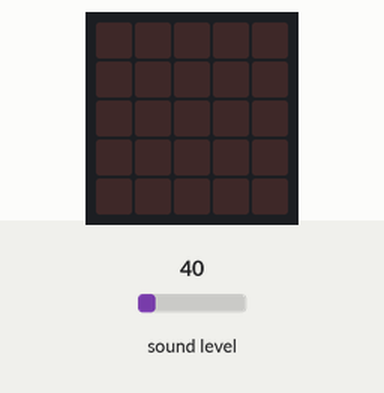
A program run on a simulated BBC micro:bit running MicroPython. On the bench: the board's 5×5 LED display. The test bench sets the inputs (shaded band); at power-on: sound level 40.

Above: at 1.4 s.
1.5 s: sound level set to 64
At 2.6 s:
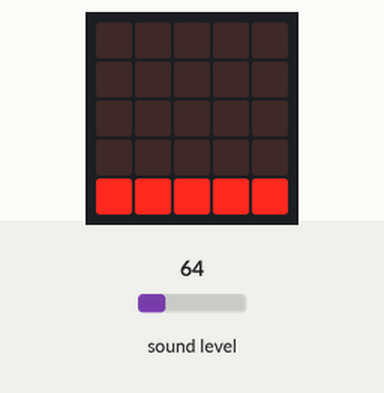
3.0 s: sound level set to 5
At 3.7 s:
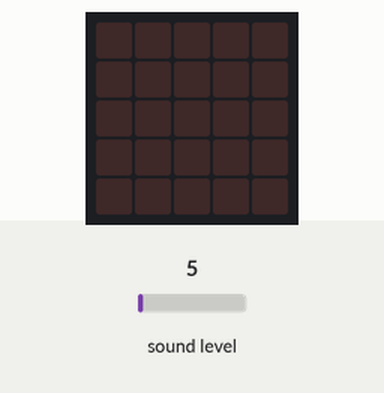
4.5 s: sound level set to 128
At 4.9 s:
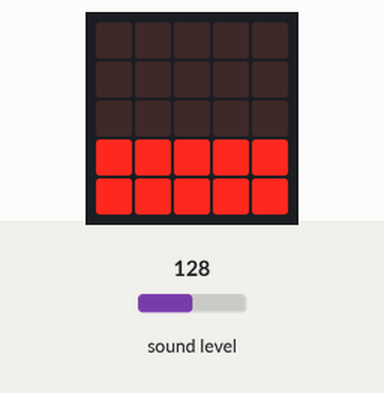
6.0 s: sound level set to 191
At 7.2 s:
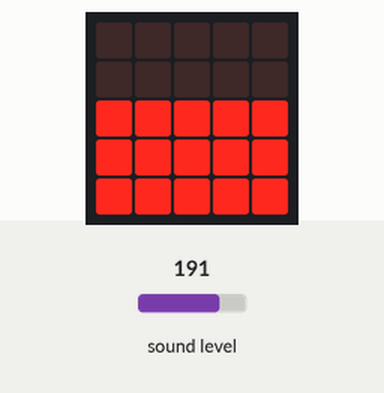
7.5 s: sound level set to 250
At 8.3 s:
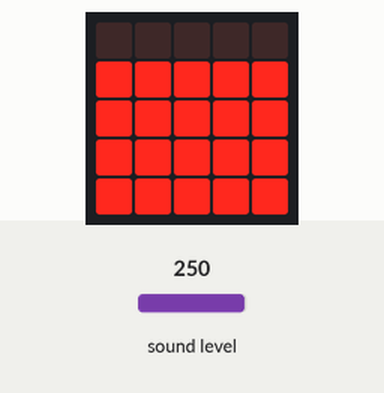
Timing chart, 0 to 10.0 s (numbered marks = the images above; inputs shaded):
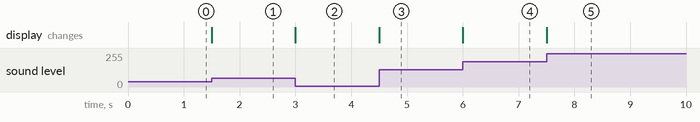

The program:

volumeSensor-main.py
```python
from microbit import *

# function to map any range of numbers to another range
def map(value, fromMin, fromMax, toMin, toMax):
    fromRange = fromMax - fromMin
    toRange = toMax - toMin
    valueScaled = float(value - fromMin) / float(fromRange)
    return toMin + (valueScaled * toRange)

# set of images for simple bar chart
graph5 = Image("99999:"
               "99999:"
               "99999:"
               "99999:"
               "99999")

graph4 = Image("00000:"
               "99999:"
               "99999:"
               "99999:"
               "99999")

graph3 = Image("00000:"
               "00000:"
               "99999:"
               "99999:"
               "99999")

graph2 = Image("00000:"
               "00000:"
               "00000:"
               "99999:"
               "99999")

graph1 = Image("00000:"
               "00000:"
               "00000:"
               "00000:"
               "99999")

graph0 = Image("00000:"
               "00000:"
               "00000:"
               "00000:"
               "00000")

allGraphs = [graph0, graph1, graph2, graph3, graph4, graph5]

# ignore first sound level reading
soundLevel = microphone.sound_level()
sleep(200)

while True:
    # map sound levels from range 0-255 to range 0-5 for choosing graph image
    soundLevel = int(map(microphone.sound_level(), 0, 255, 0, 5))
    display.show(allGraphs[soundLevel])
            
```

Measured:
- after the input at 1.5 s, the display: changes at once (image 1)
- after the input at 3.0 s, the display: changes at once (image 2)
- after the input at 4.5 s, the display: changes at once (image 3)
- after the input at 6.0 s, the display: changes at once (image 4)
- after the input at 7.5 s, the display: changes at once (image 5)
